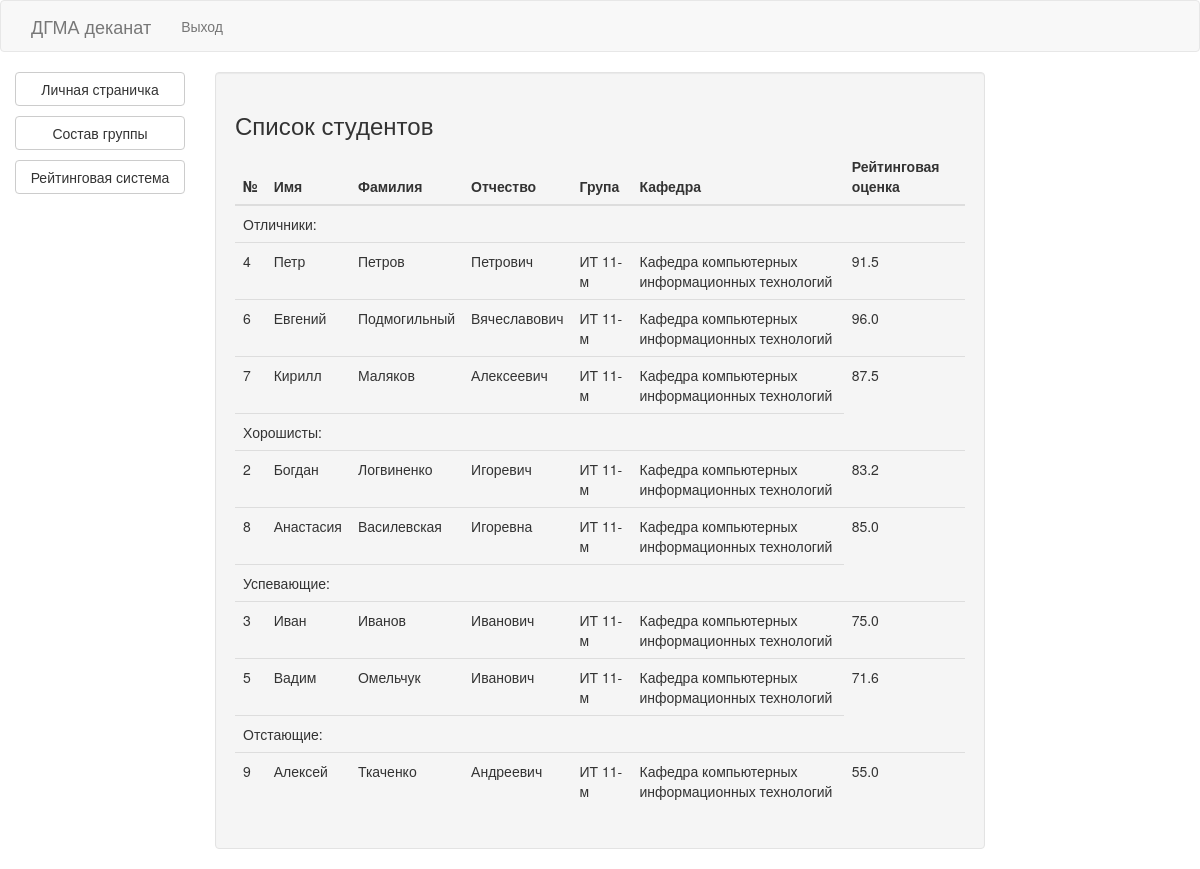
/student/all (signed in), run on the app's committed database.
### models/student.py (models this page shows, shortened)
class Student(db.Model):
    id = db.Column(db.Integer, primary_key=True, autoincrement=True)
    user_id = db.Column(db.Integer, ForeignKey('user.id'))
    user = relationship("User")
    group_id = db.Column(db.Integer, ForeignKey('group.id'))
    group = relationship("Group")
    photo = db.Column(db.String(100))
    receipt_trimester_id = db.Column(db.Integer, ForeignKey('trimester.id'))
    receipt_trimester = relationship("Trimester")
    marks = relationship("StudentSubjectMark", back_populates='student')
    def get_avg_mark(self):
        marks = StudentSubjectMark.query.filter_by(student_id=self.id).all()
        if len(marks) == 0:
            return 0
        return sum([m.mark for m in marks]) / len(marks)

### models/user.py (models this page shows, shortened)
class User(db.Model):
    id = db.Column(db.Integer, primary_key=True, autoincrement=True)
    name = db.Column(db.String(50))
    second_name = db.Column(db.String(50))
    middle_name = db.Column(db.String(50))
    password = db.Column(db.String(50))
    email = db.Column(db.String(50), unique=True, index=True)
    birthday = db.Column(db.Date)

### models/group.py (models this page shows, shortened)
class Group(db.Model):
    id = db.Column(db.Integer, primary_key=True, autoincrement=True)
    name = db.Column(db.String(40))
    cathedra_id = db.Column(db.Integer, ForeignKey('cathedra.id'))
    cathedra = relationship("Cathedra")
    students = relationship("Student", back_populates="group")

### models/cathedra.py (models this page shows, shortened)
class Cathedra(db.Model):
    id = db.Column(db.Integer, primary_key=True, autoincrement=True)
    name = db.Column(db.String(50))
    short_name = db.Column(db.String(15))
    image = db.Column(db.String(100))
    facility_id = db.Column(db.Integer, ForeignKey('facility.id'))
    facility = relationship('Facility')

### models/student_subject_mark.py (models this page shows, shortened)
class StudentSubjectMark(db.Model):
    id = db.Column(db.Integer, primary_key=True, autoincrement=True)
    student_id = db.Column(db.Integer, ForeignKey('student.id'))
    student = relationship("Student")
    subject_id = db.Column(db.Integer, ForeignKey('subject.id'))
    subject = relationship("Subject")
    mark = db.Column(db.Integer)
    date = db.Column(db.Date)

### blueprints/student.py (the view)
@student.route('/student/all')
def all():
    students = Student.query.all()
    return render_template('student/list/list.html', students=students, student=current_user)

### blueprints/site.py (called while the page is built)
@login_manager.user_loader
def load_user(id):
    return User.query.get(int(id))

### templates/student/list/list.html
{% extends 'student_layout.html' %}
{% block student_content %}
    <div class="container-fluid">
        <h3>Список студентов</h3>
        <table class="table">
            <thead>
            <tr>
                <th>№</th>
                <th>Имя</th>
                <th>Фамилия</th>
                <th>Отчество</th>
                <th>Група</th>
                <th>Кафедра</th>
                <th>Рейтинговая оценка</th>
            </tr>
            </thead>
            <tbody>
            <tr>
                <td colspan="6">Отличники:</td>
            </tr>
            {% for student in students %}
                {% if 100 >= student.get_avg_mark() > 85 %}
                    <tr>
                        <td>{{ loop.index }}</td>
                        <td>{{ student.user.name }}</td>
                        <td>{{ student.user.second_name }}</td>
                        <td>{{ student.user.middle_name }}</td>
                        <td>{{ student.group.name }}</td>
                        <td>{{ student.group.cathedra.name }}</td>
                        <td>{{ student.get_avg_mark()|round(1, 'floor') }}</td>
                    </tr>
                {% endif %}
            {% endfor %}
            <tr>
                <td colspan="6">Хорошисты:</td>
            </tr>
            {% for student in students %}
                {% if 85 >= student.get_avg_mark() > 75 %}
                    <tr>
                        <td>{{ loop.index }}</td>
                        <td>{{ student.user.name }}</td>
                        <td>{{ student.user.second_name }}</td>
                        <td>{{ student.user.middle_name }}</td>
                        <td>{{ student.group.name }}</td>
                        <td>{{ student.group.cathedra.name }}</td>
                        <td>{{ student.get_avg_mark()|round(1, 'floor') }}</td>
                    </tr>
                {% endif %}
            {% endfor %}
            <tr>
                <td colspan="6">Успевающие:</td>
            </tr>
            {% for student in students %}
                {% if 75 >= student.get_avg_mark() > 55 %}
                    <tr>
                        <td>{{ loop.index }}</td>
                        <td>{{ student.user.name }}</td>
                        <td>{{ student.user.second_name }}</td>
                        <td>{{ student.user.middle_name }}</td>
                        <td>{{ student.group.name }}</td>
                        <td>{{ student.group.cathedra.name }}</td>
                        <td>{{ student.get_avg_mark()|round(1, 'floor') }}</td>
                    </tr>
                {% endif %}
            {% endfor %}
            <tr>
                <td colspan="6">Отстающие:</td>
            </tr>
            {% for student in students %}
                {% if 55 >= student.get_avg_mark() > 0 %}
                    <tr>
                        <td>{{ loop.index }}</td>
                        <td>{{ student.user.name }}</td>
                        <td>{{ student.user.second_name }}</td>
                        <td>{{ student.user.middle_name }}</td>
                        <td>{{ student.group.name }}</td>
                        <td>{{ student.group.cathedra.name }}</td>
                        <td>{{ student.get_avg_mark()|round(1, 'floor') }}</td>
                    </tr>
                {% endif %}
            {% endfor %}
            </tbody>
        </table>
    </div>
{% endblock %}

### data on the page
Student: user.name "Петр", user.second_name "Петров", user.middle_name "Петрович", group.name "ИТ 11-м", group.cathedra.name "Кафедра компьютерных информационных технологий", get_avg_mark "91.5"
Student: user.name "Евгений", user.second_name "Подмогильный", user.middle_name "Вячеславович", group.name "ИТ 11-м", group.cathedra.name "Кафедра компьютерных информационных технологий", get_avg_mark "96.0"
Student: user.name "Кирилл", user.second_name "Маляков", user.middle_name "Алексеевич", group.name "ИТ 11-м", group.cathedra.name "Кафедра компьютерных информационных технологий", get_avg_mark "87.5"
Student: user.name "Богдан", user.second_name "Логвиненко", user.middle_name "Игоревич", group.name "ИТ 11-м", group.cathedra.name "Кафедра компьютерных информационных технологий", get_avg_mark "83.2"
Student: user.name "Анастасия", user.second_name "Василевская", user.middle_name "Игоревна", group.name "ИТ 11-м", group.cathedra.name "Кафедра компьютерных информационных технологий", get_avg_mark "85.0"
Student: user.name "Иван", user.second_name "Иванов", user.middle_name "Иванович", group.name "ИТ 11-м", group.cathedra.name "Кафедра компьютерных информационных технологий", get_avg_mark "75.0"
Student: user.name "Вадим", user.second_name "Омельчук", user.middle_name "Иванович", group.name "ИТ 11-м", group.cathedra.name "Кафедра компьютерных информационных технологий", get_avg_mark "71.6"
Student: user.name "Алексей", user.second_name "Ткаченко", user.middle_name "Андреевич", group.name "ИТ 11-м", group.cathedra.name "Кафедра компьютерных информационных технологий", get_avg_mark "55.0"
